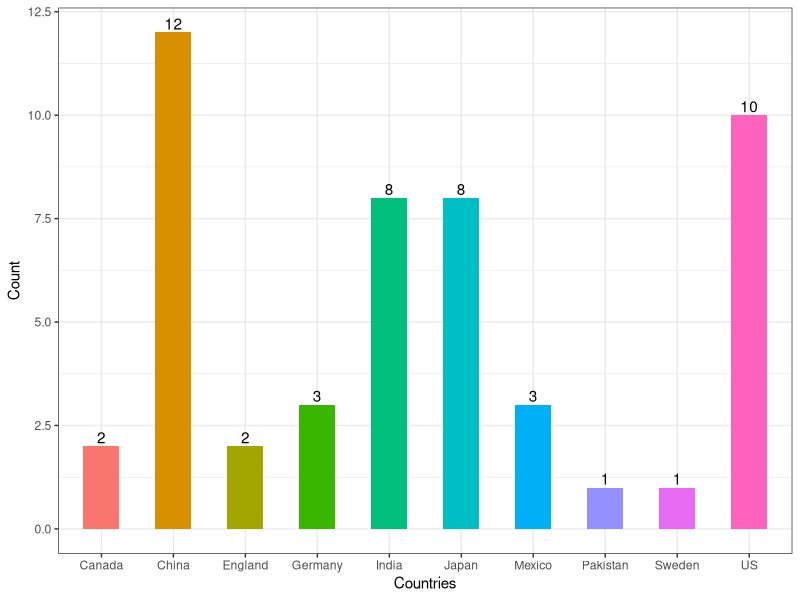

This figure's R source:
## ---- chunk 1
library(tidyverse)
df <- read_csv("countries.csv")
## ---- chunk 2
df %>%
  ggplot(aes(Country)) +
  geom_bar(aes(fill = Country), width = 0.5) +
  geom_text(stat = 'count', aes(label = ..count..), vjust = -0.25) +
  labs(x = "Countries", y = "Count") +
  theme_bw() +
  theme(legend.position="none")
